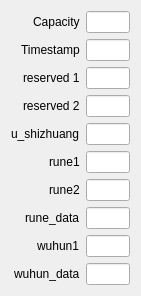
     <widget class="QWidget" name="formLayoutWidget_4">
      <property name="geometry">
       <rect>
        <x>639</x>
        <y>-2</y>
        <width>141</width>
        <height>276</height>
       </rect>
      </property>
      <layout class="QFormLayout" name="formLayout_8">
       <property name="labelAlignment">
        <set>Qt::AlignRight|Qt::AlignTrailing|Qt::AlignVCenter</set>
       </property>
       <item row="0" column="0">
        <widget class="QLabel" name="label_144">
         <property name="text">
          <string>Capacity</string>
         </property>
        </widget>
       </item>
       <item row="0" column="1">
        <widget class="QLineEdit" name="pocket_capacity_3"/>
       </item>
       <item row="1" column="0">
        <widget class="QLabel" name="label_145">
         <property name="text">
          <string>Timestamp</string>
         </property>
        </widget>
       </item>
       <item row="1" column="1">
        <widget class="QLineEdit" name="pocket_timestamp_3"/>
       </item>
       <item row="2" column="0">
        <widget class="QLabel" name="label_146">
         <property name="text">
          <string>reserved 1</string>
         </property>
        </widget>
       </item>
       <item row="2" column="1">
        <widget class="QLineEdit" name="pocket_reserved1_3"/>
       </item>
       <item row="3" column="0">
        <widget class="QLabel" name="label_147">
         <property name="text">
          <string>reserved 2</string>
         </property>
        </widget>
       </item>
       <item row="3" column="1">
        <widget class="QLineEdit" name="pocket_reserved2_3"/>
       </item>
       <item row="4" column="0">
        <widget class="QLabel" name="label_148">
         <property name="text">
          <string>u_shizhuang</string>
         </property>
        </widget>
       </item>
       <item row="4" column="1">
        <widget class="QLineEdit" name="pocket_u_shizhuang_3"/>
       </item>
       <item row="5" column="0">
        <widget class="QLabel" name="label_149">
         <property name="text">
          <string>rune1</string>
         </property>
        </widget>
       </item>
       <item row="5" column="1">
        <widget class="QLineEdit" name="pocket_rune1_3"/>
       </item>
       <item row="6" column="0">
        <widget class="QLabel" name="label_150">
         <property name="text">
          <string>rune2</string>
         </property>
        </widget>
       </item>
       <item row="6" column="1">
        <widget class="QLineEdit" name="pocket_rune2_3"/>
       </item>
       <item row="7" column="0">
        <widget class="QLabel" name="label_151">
         <property name="text">
          <string>rune_data</string>
         </property>
        </widget>
       </item>
       <item row="7" column="1">
        <widget class="QLineEdit" name="pocket_rune_data_3"/>
       </item>
       <item row="8" column="0">
        <widget class="QLabel" name="label_152">
         <property name="text">
          <string>wuhun1</string>
         </property>
        </widget>
       </item>
       <item row="8" column="1">
        <widget class="QLineEdit" name="pocket_wuhun1_3"/>
       </item>
       <item row="9" column="0">
        <widget class="QLabel" name="label_153">
         <property name="text">
          <string>wuhun_data</string>
         </property>
        </widget>
       </item>
       <item row="9" column="1">
        <widget class="QLineEdit" name="pocket_wuhun_data_3"/>
       </item>
      </layout>
     </widget>
